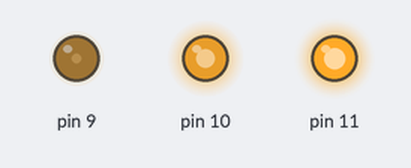
This sketch was run on a simulated Arduino Uno, built with avr-gcc and run on an emulated ATmega328P. Parts: output pins drawn as LEDs (lit = HIGH).

Above: at 0.05 s.
At 2.0 s:
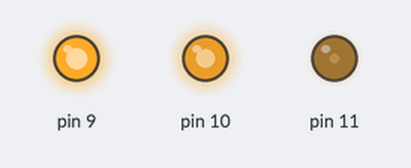
At 3.0 s:
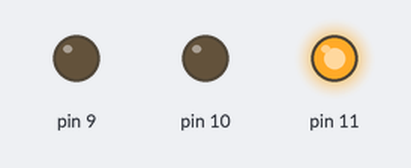
At 4.0 s:
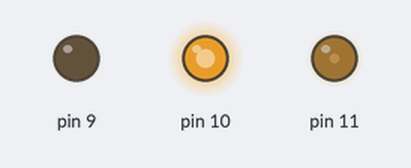
Timing chart, 0 to 5.2 s (numbered marks = the images above):
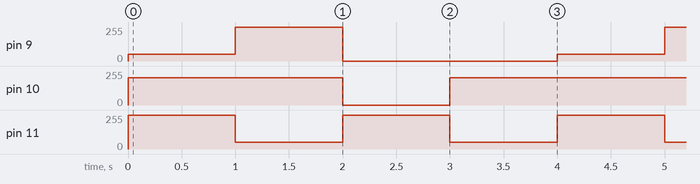

The sketch:

colorful_light_rgb_led_1.ino
```cpp
// C++ code
//
int counter;

void setup()
{
  pinMode(11, OUTPUT);
  pinMode(10, OUTPUT);
  pinMode(9, OUTPUT);
}

void loop()
{
  analogWrite(11, 255);
  analogWrite(10, 204);
  analogWrite(9, 51);
  delay(1000); // Wait for 1000 millisecond(s)
  analogWrite(11, 51);
  analogWrite(10, 204);
  analogWrite(9, 255);
  delay(1000); // Wait for 1000 millisecond(s)
  for (counter = 0; counter < 10; ++counter) {
  }
  analogWrite(11, 255);
  analogWrite(10, 0);
  analogWrite(9, 0);
  delay(1000); // Wait for 1000 millisecond(s)
  analogWrite(11, 51);
  analogWrite(10, 204);
  analogWrite(9, 0);
  delay(1000); // Wait for 1000 millisecond(s)
}
```

Measured:
- by itself, pin 9: repeats every 4.0 s: 255/255 1.0 s, 0/255 2.0 s, 51/255 1.0 s
- by itself, pin 10: repeats every 4.0 s: 0/255 1.0 s, 204/255 3.0 s
- by itself, pin 11: alternates 255/255 for 1.0 s and 51/255 for 1.0 s
